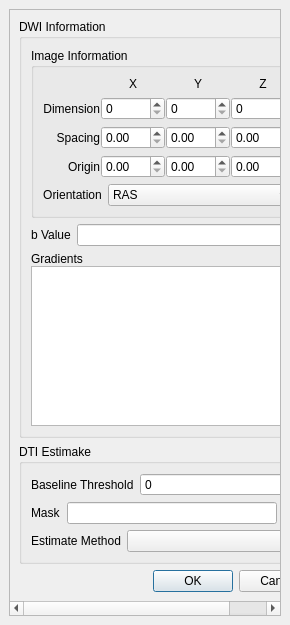
<ui version="4.0" >
 <class>DTIEstimatePanel</class>
 <widget class="QDockWidget" name="DTIEstimatePanel" >
  <property name="geometry" >
   <rect>
    <x>0</x>
    <y>0</y>
    <width>290</width>
    <height>625</height>
   </rect>
  </property>
  <property name="sizePolicy" >
   <sizepolicy vsizetype="Preferred" hsizetype="Preferred" >
    <horstretch>0</horstretch>
    <verstretch>0</verstretch>
   </sizepolicy>
  </property>
  <property name="locale" >
   <locale country="UnitedStates" language="English" />
  </property>
  <property name="windowTitle" >
   <string>DTIEstimate</string>
  </property>
  <widget class="QWidget" name="dockWidgetContents" >
   <property name="geometry" >
    <rect>
     <x>0</x>
     <y>23</y>
     <width>290</width>
     <height>602</height>
    </rect>
   </property>
   <layout class="QVBoxLayout" name="verticalLayout" >
    <item>
     <widget class="QScrollArea" name="scrollArea" >
      <property name="widgetResizable" >
       <bool>true</bool>
      </property>
      <widget class="QWidget" name="scrollAreaWidgetContents" >
       <property name="geometry" >
        <rect>
         <x>0</x>
         <y>0</y>
         <width>270</width>
         <height>582</height>
        </rect>
       </property>
       <layout class="QVBoxLayout" name="verticalLayout_3" >
        <item>
         <widget class="QGroupBox" name="groupBox_2" >
          <property name="title" >
           <string>DWI Information</string>
          </property>
          <layout class="QVBoxLayout" name="verticalLayout_5" >
           <item>
            <widget class="QGroupBox" name="groupBox" >
             <property name="title" >
              <string>Image Information</string>
             </property>
             <layout class="QVBoxLayout" name="verticalLayout_4" >
              <item>
               <layout class="QGridLayout" name="gridLayout" >
                <property name="horizontalSpacing" >
                 <number>1</number>
                </property>
                <item row="0" column="1" >
                 <widget class="QLabel" name="label_4" >
                  <property name="text" >
                   <string>X</string>
                  </property>
                  <property name="alignment" >
                   <set>Qt::AlignCenter</set>
                  </property>
                 </widget>
                </item>
                <item row="0" column="2" >
                 <widget class="QLabel" name="label_5" >
                  <property name="text" >
                   <string>Y</string>
                  </property>
                  <property name="alignment" >
                   <set>Qt::AlignCenter</set>
                  </property>
                 </widget>
                </item>
                <item row="0" column="3" >
                 <widget class="QLabel" name="label_6" >
                  <property name="text" >
                   <string>Z</string>
                  </property>
                  <property name="alignment" >
                   <set>Qt::AlignCenter</set>
                  </property>
                 </widget>
                </item>
                <item row="1" column="0" >
                 <widget class="QLabel" name="label" >
                  <property name="sizePolicy" >
                   <sizepolicy vsizetype="Preferred" hsizetype="Preferred" >
                    <horstretch>0</horstretch>
                    <verstretch>0</verstretch>
                   </sizepolicy>
                  </property>
                  <property name="text" >
                   <string>Dimension</string>
                  </property>
                  <property name="alignment" >
                   <set>Qt::AlignRight|Qt::AlignTrailing|Qt::AlignVCenter</set>
                  </property>
                 </widget>
                </item>
                <item row="1" column="1" >
                 <widget class="QSpinBox" name="spinBox" >
                  <property name="sizePolicy" >
                   <sizepolicy vsizetype="Fixed" hsizetype="Preferred" >
                    <horstretch>0</horstretch>
                    <verstretch>0</verstretch>
                   </sizepolicy>
                  </property>
                  <property name="maximum" >
                   <number>999</number>
                  </property>
                  <property name="singleStep" >
                   <number>10</number>
                  </property>
                 </widget>
                </item>
                <item row="1" column="2" >
                 <widget class="QSpinBox" name="spinBox_4" >
                  <property name="sizePolicy" >
                   <sizepolicy vsizetype="Fixed" hsizetype="Preferred" >
                    <horstretch>0</horstretch>
                    <verstretch>0</verstretch>
                   </sizepolicy>
                  </property>
                  <property name="maximum" >
                   <number>999</number>
                  </property>
                  <property name="singleStep" >
                   <number>10</number>
                  </property>
                 </widget>
                </item>
                <item row="1" column="3" >
                 <widget class="QSpinBox" name="spinBox_5" >
                  <property name="sizePolicy" >
                   <sizepolicy vsizetype="Fixed" hsizetype="Preferred" >
                    <horstretch>0</horstretch>
                    <verstretch>0</verstretch>
                   </sizepolicy>
                  </property>
                  <property name="maximum" >
                   <number>999</number>
                  </property>
                  <property name="singleStep" >
                   <number>10</number>
                  </property>
                 </widget>
                </item>
                <item row="2" column="0" >
                 <widget class="QLabel" name="label_2" >
                  <property name="sizePolicy" >
                   <sizepolicy vsizetype="Preferred" hsizetype="Preferred" >
                    <horstretch>0</horstretch>
                    <verstretch>0</verstretch>
                   </sizepolicy>
                  </property>
                  <property name="text" >
                   <string>Spacing</string>
                  </property>
                  <property name="alignment" >
                   <set>Qt::AlignRight|Qt::AlignTrailing|Qt::AlignVCenter</set>
                  </property>
                 </widget>
                </item>
                <item row="2" column="1" >
                 <widget class="QDoubleSpinBox" name="doubleSpinBox" >
                  <property name="sizePolicy" >
                   <sizepolicy vsizetype="Fixed" hsizetype="Preferred" >
                    <horstretch>0</horstretch>
                    <verstretch>0</verstretch>
                   </sizepolicy>
                  </property>
                  <property name="maximum" >
                   <double>999.990000000000009</double>
                  </property>
                 </widget>
                </item>
                <item row="2" column="2" >
                 <widget class="QDoubleSpinBox" name="doubleSpinBox_3" >
                  <property name="sizePolicy" >
                   <sizepolicy vsizetype="Fixed" hsizetype="Preferred" >
                    <horstretch>0</horstretch>
                    <verstretch>0</verstretch>
                   </sizepolicy>
                  </property>
                  <property name="maximum" >
                   <double>999.990000000000009</double>
                  </property>
                 </widget>
                </item>
                <item row="2" column="3" >
                 <widget class="QDoubleSpinBox" name="doubleSpinBox_6" >
                  <property name="sizePolicy" >
                   <sizepolicy vsizetype="Fixed" hsizetype="Preferred" >
                    <horstretch>0</horstretch>
                    <verstretch>0</verstretch>
                   </sizepolicy>
                  </property>
                  <property name="maximum" >
                   <double>999.990000000000009</double>
                  </property>
                 </widget>
                </item>
                <item row="3" column="0" >
                 <widget class="QLabel" name="label_3" >
                  <property name="sizePolicy" >
                   <sizepolicy vsizetype="Preferred" hsizetype="Preferred" >
                    <horstretch>0</horstretch>
                    <verstretch>0</verstretch>
                   </sizepolicy>
                  </property>
                  <property name="text" >
                   <string>Origin</string>
                  </property>
                  <property name="alignment" >
                   <set>Qt::AlignRight|Qt::AlignTrailing|Qt::AlignVCenter</set>
                  </property>
                 </widget>
                </item>
                <item row="3" column="1" >
                 <widget class="QDoubleSpinBox" name="doubleSpinBox_2" >
                  <property name="sizePolicy" >
                   <sizepolicy vsizetype="Fixed" hsizetype="Preferred" >
                    <horstretch>0</horstretch>
                    <verstretch>0</verstretch>
                   </sizepolicy>
                  </property>
                  <property name="maximum" >
                   <double>999.990000000000009</double>
                  </property>
                 </widget>
                </item>
                <item row="3" column="2" >
                 <widget class="QDoubleSpinBox" name="doubleSpinBox_4" >
                  <property name="sizePolicy" >
                   <sizepolicy vsizetype="Fixed" hsizetype="Preferred" >
                    <horstretch>0</horstretch>
                    <verstretch>0</verstretch>
                   </sizepolicy>
                  </property>
                  <property name="maximum" >
                   <double>999.990000000000009</double>
                  </property>
                 </widget>
                </item>
                <item row="3" column="3" >
                 <widget class="QDoubleSpinBox" name="doubleSpinBox_5" >
                  <property name="sizePolicy" >
                   <sizepolicy vsizetype="Fixed" hsizetype="Preferred" >
                    <horstretch>0</horstretch>
                    <verstretch>0</verstretch>
                   </sizepolicy>
                  </property>
                  <property name="maximum" >
                   <double>999.990000000000009</double>
                  </property>
                 </widget>
                </item>
               </layout>
              </item>
              <item>
               <layout class="QHBoxLayout" name="horizontalLayout_5" >
                <item>
                 <widget class="QLabel" name="label_12" >
                  <property name="sizePolicy" >
                   <sizepolicy vsizetype="Preferred" hsizetype="Fixed" >
                    <horstretch>0</horstretch>
                    <verstretch>0</verstretch>
                   </sizepolicy>
                  </property>
                  <property name="text" >
                   <string>Orientation</string>
                  </property>
                  <property name="alignment" >
                   <set>Qt::AlignCenter</set>
                  </property>
                  <property name="buddy" >
                   <cstring>comboBox_2</cstring>
                  </property>
                 </widget>
                </item>
                <item>
                 <widget class="QComboBox" name="comboBox_2" >
                  <item>
                   <property name="text" >
                    <string>RAS</string>
                   </property>
                  </item>
                  <item>
                   <property name="text" >
                    <string>LPI</string>
                   </property>
                  </item>
                 </widget>
                </item>
               </layout>
              </item>
             </layout>
            </widget>
           </item>
           <item>
            <layout class="QHBoxLayout" name="horizontalLayout" >
             <item>
              <widget class="QLabel" name="label_7" >
               <property name="sizePolicy" >
                <sizepolicy vsizetype="Preferred" hsizetype="Fixed" >
                 <horstretch>0</horstretch>
                 <verstretch>0</verstretch>
                </sizepolicy>
               </property>
               <property name="text" >
                <string>b Value</string>
               </property>
               <property name="buddy" >
                <cstring>lineEdit</cstring>
               </property>
              </widget>
             </item>
             <item>
              <widget class="QLineEdit" name="lineEdit" />
             </item>
            </layout>
           </item>
           <item>
            <layout class="QVBoxLayout" name="verticalLayout_2" >
             <property name="spacing" >
              <number>0</number>
             </property>
             <item>
              <widget class="QLabel" name="label_8" >
               <property name="text" >
                <string>Gradients</string>
               </property>
               <property name="buddy" >
                <cstring>listWidget</cstring>
               </property>
              </widget>
             </item>
             <item>
              <widget class="QListWidget" name="listWidget" />
             </item>
            </layout>
           </item>
          </layout>
         </widget>
        </item>
        <item>
         <widget class="QGroupBox" name="groupBox_3" >
          <property name="title" >
           <string>DTI Estimake</string>
          </property>
          <layout class="QVBoxLayout" name="verticalLayout_6" >
           <item>
            <layout class="QHBoxLayout" name="horizontalLayout_2" >
             <item>
              <widget class="QLabel" name="label_9" >
               <property name="sizePolicy" >
                <sizepolicy vsizetype="Preferred" hsizetype="Fixed" >
                 <horstretch>0</horstretch>
                 <verstretch>0</verstretch>
                </sizepolicy>
               </property>
               <property name="text" >
                <string>Baseline Threshold</string>
               </property>
               <property name="buddy" >
                <cstring>spinBox_2</cstring>
               </property>
              </widget>
             </item>
             <item>
              <widget class="QSpinBox" name="spinBox_2" />
             </item>
            </layout>
           </item>
           <item>
            <layout class="QHBoxLayout" name="horizontalLayout_3" >
             <item>
              <widget class="QLabel" name="label_10" >
               <property name="sizePolicy" >
                <sizepolicy vsizetype="Preferred" hsizetype="Fixed" >
                 <horstretch>0</horstretch>
                 <verstretch>0</verstretch>
                </sizepolicy>
               </property>
               <property name="text" >
                <string>Mask</string>
               </property>
               <property name="buddy" >
                <cstring>lineEdit_2</cstring>
               </property>
              </widget>
             </item>
             <item>
              <widget class="QLineEdit" name="lineEdit_2" />
             </item>
             <item>
              <widget class="QToolButton" name="toolButton" >
               <property name="text" >
                <string>...</string>
               </property>
              </widget>
             </item>
            </layout>
           </item>
           <item>
            <layout class="QHBoxLayout" name="horizontalLayout_4" >
             <item>
              <widget class="QLabel" name="label_11" >
               <property name="sizePolicy" >
                <sizepolicy vsizetype="Preferred" hsizetype="Fixed" >
                 <horstretch>0</horstretch>
                 <verstretch>0</verstretch>
                </sizepolicy>
               </property>
               <property name="text" >
                <string>Estimate Method</string>
               </property>
               <property name="buddy" >
                <cstring>comboBox</cstring>
               </property>
              </widget>
             </item>
             <item>
              <widget class="QComboBox" name="comboBox" />
             </item>
            </layout>
           </item>
          </layout>
         </widget>
        </item>
        <item>
         <widget class="QDialogButtonBox" name="buttonBox" >
          <property name="standardButtons" >
           <set>QDialogButtonBox::Cancel|QDialogButtonBox::Ok</set>
          </property>
         </widget>
        </item>
       </layout>
      </widget>
     </widget>
    </item>
   </layout>
  </widget>
 </widget>
 <resources/>
 <connections/>
</ui>
